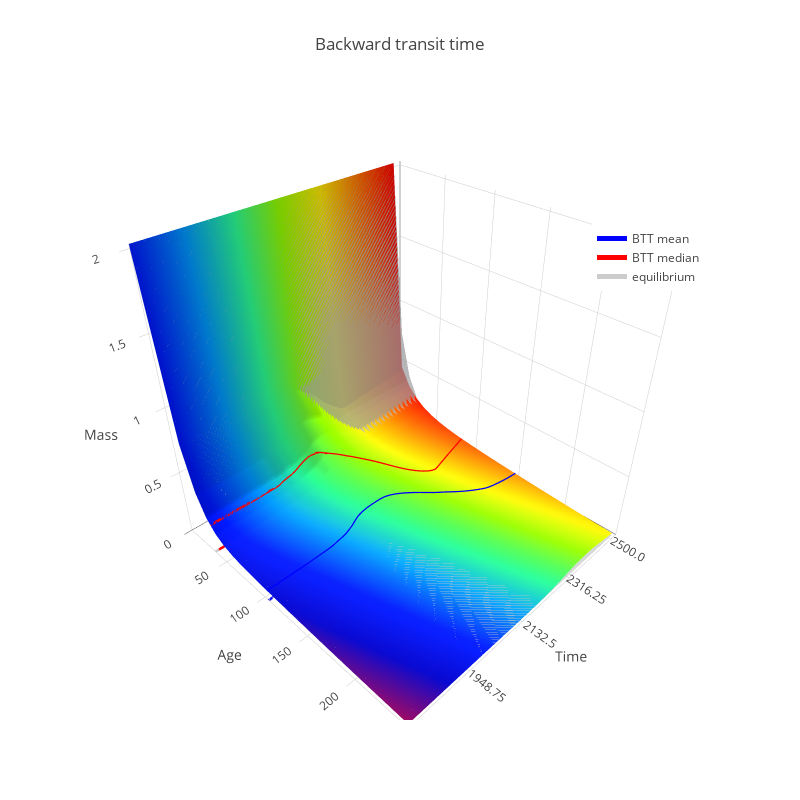

The code cell stored with this chart in its notebook:
### Code cell
btt_dens_fig['layout']['legend'] = dict(x=0.8, y=0.8)
iplot(btt_dens_fig)
